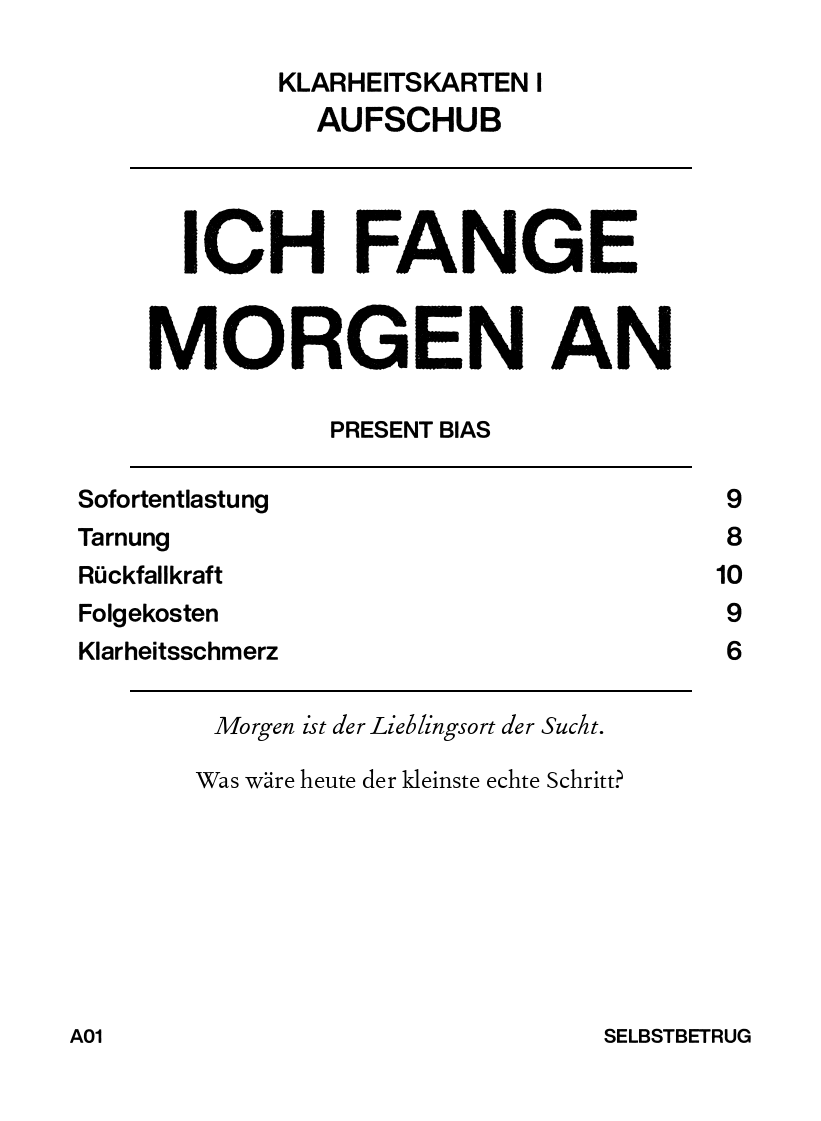
#> input picture klarheitskarten/03_exports/cards_front/A01.png, 821 x 1121 px; its folder holds only this picture in this run
$ python build_pdfs.py
#> lines starting #> are read from the running program, lines starting #| are printed output that depends on the picture
"""
Build print-ready outputs for Klarheitskarten:
- one combined multi-page PDF (one card per page, with bleed) for upload/preview
- one A4 proof sheet PDF (4 cards per A4 page, trim marks) for home printing & proofreading
"""
from pathlib import Path
from PIL import Image

ROOT = Path(__file__).resolve().parents[1]
EXPORTS = ROOT / "03_exports"
PROOF_DIR = EXPORTS / "proof_pdf"
PROOF_DIR.mkdir(parents=True, exist_ok=True)

DPI = 300
MM = DPI / 25.4

# Card with bleed = 69.5 x 94.9 mm = 821 x 1121 px
CARD_W = round(69.5 * MM)
CARD_H = round(94.9 * MM)

# A4 = 210 x 297 mm @ 300 DPI = 2480 x 3508
A4_W = round(210 * MM)
A4_H = round(297 * MM)


def collect_pages():
    pages = []
    cards_dir = EXPORTS / "cards_front"
    for p in sorted(cards_dir.glob("*.png")):
        pages.append(p)
    rules_dir = EXPORTS / "rules"
    for p in sorted(rules_dir.glob("*.png")):
        pages.append(p)
    back = EXPORTS / "backs" / "card_back.png"
    if back.exists():
        pages.append(back)
    return pages


def build_combined_pdf():
    pages = collect_pages()
    images = [Image.open(p).convert("RGB") for p in pages]
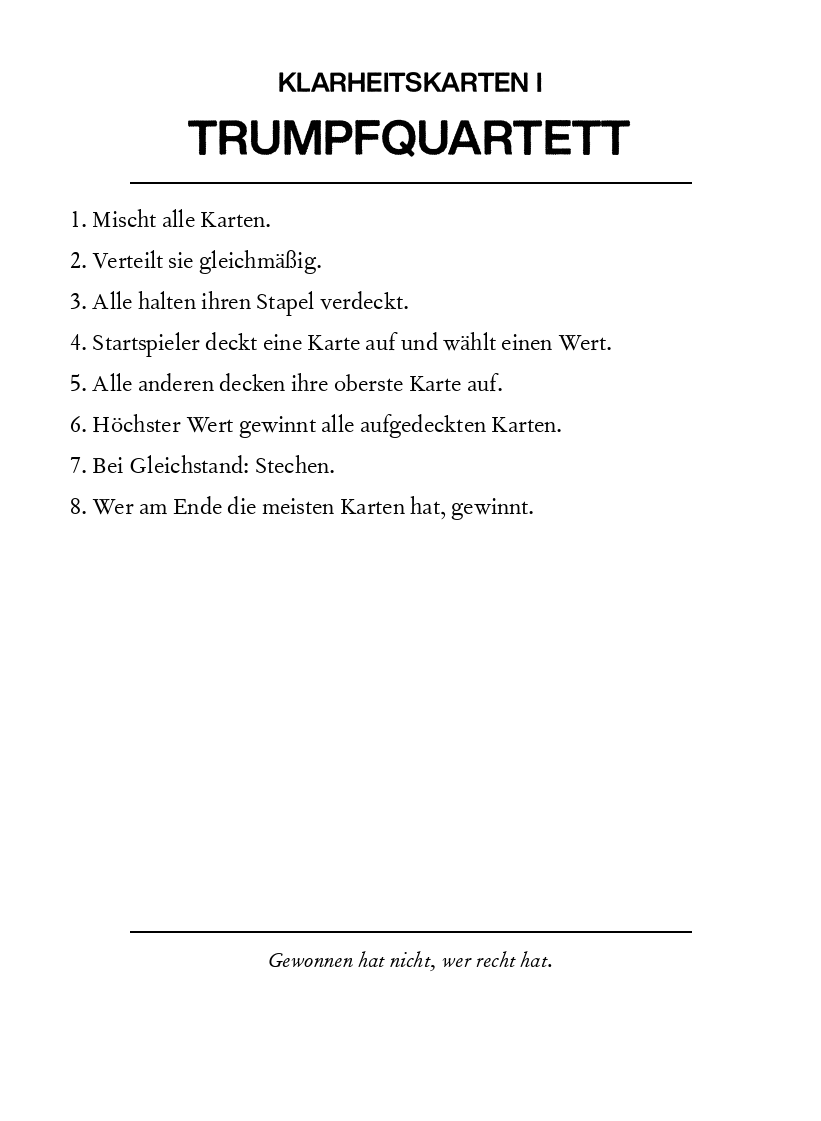
#> input picture klarheitskarten/03_exports/rules/R01_trumpfquartett.png, 821 x 1121 px
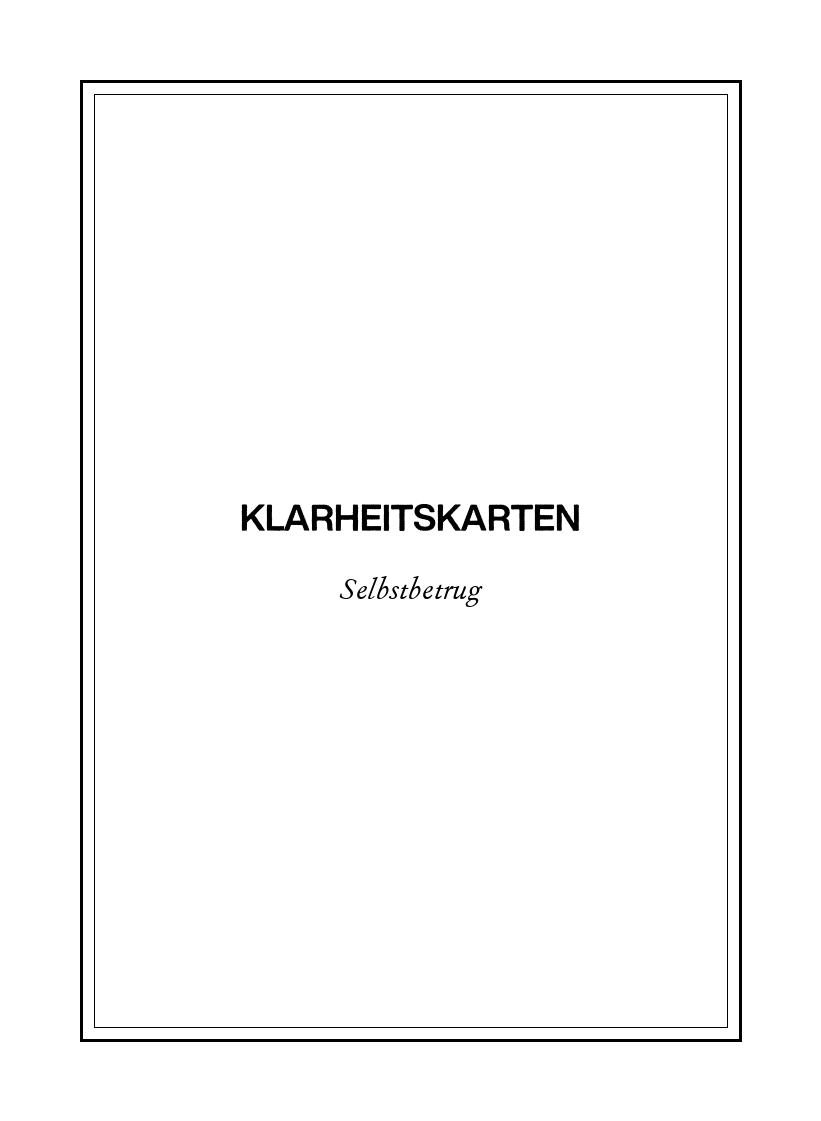
#> input picture klarheitskarten/03_exports/backs/card_back.png, 821 x 1121 px
#> images = 3 items
    out = PROOF_DIR / "klarheitskarten_all_pages.pdf"
    images[0].save(
        out,
        "PDF",
        resolution=DPI,
        save_all=True,
        append_images=images[1:],
    )
    print(f"  combined: {out.name} ({len(pages)} pages)")


def build_proof_sheets():
    """4 cards per A4 sheet, trimmed (no bleed), with hairline trim marks."""
    cards_dir = EXPORTS / "cards_front"
    cards = sorted(cards_dir.glob("*.png"))
    rules = sorted((EXPORTS / "rules").glob("*.png"))
    back = [(EXPORTS / "backs" / "card_back.png")]
    all_cards = cards + rules + back

    # Trim each card from bleed (3mm = ~36 px on each side)
    trim = round(3 * MM)
    trimmed = []
    for p in all_cards:
        img = Image.open(p).convert("RGB")
#> img is the input picture: PIL image 821x1121 RGB; min 0, max 255, mean 241.1
        cropped = img.crop((trim, trim, img.width - trim, img.height - trim))
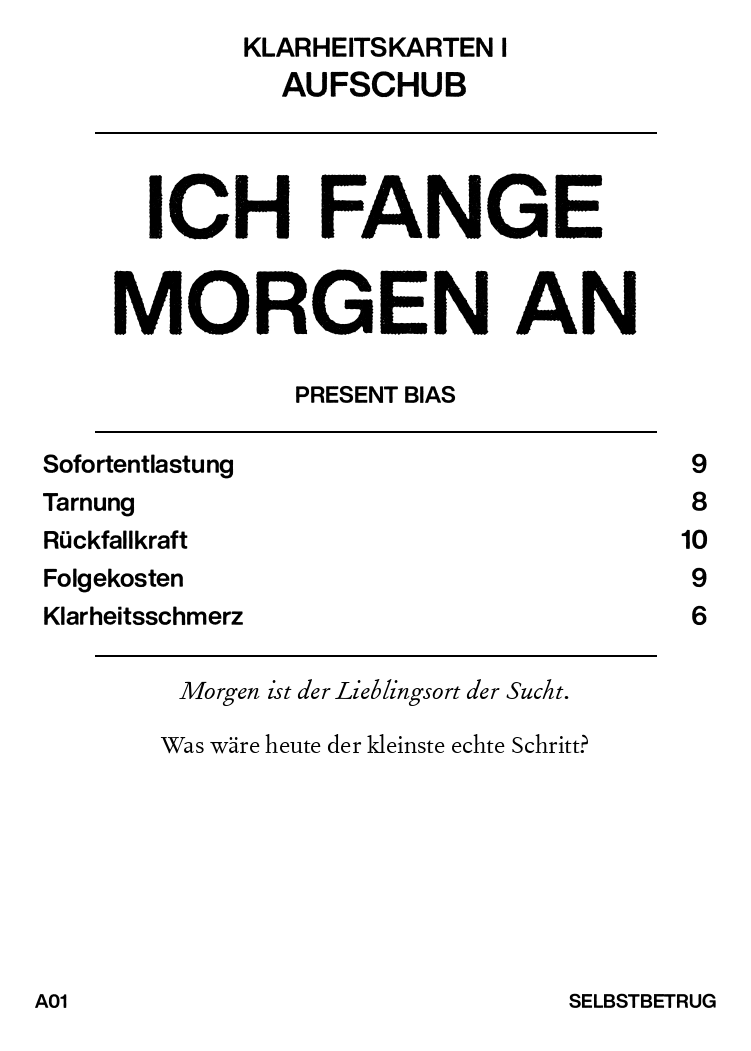
#> cropped: PIL image 751x1051 RGB; min 0, max 255, mean 238.8
        trimmed.append(cropped)

    # Each trimmed card is 750 x 1050 px (63.5 x 88.9 mm)
    # 4 per A4 in 2x2 grid, with margins for cutting
    margin_mm = 10
    gap_mm = 8
    margin_px = round(margin_mm * MM)
    gap_px = round(gap_mm * MM)

    # Verify it fits
    needed_w = 2 * 750 + gap_px + 2 * margin_px
    needed_h = 2 * 1050 + gap_px + 2 * margin_px
    if needed_w > A4_W or needed_h > A4_H:
        # Should still fit: 2*750+~94+~236=1830 vs 2480 OK; 2*1050+94+236=2430 vs 3508 OK
        pass

    sheets = []
    for i in range(0, len(trimmed), 4):
        sheet = Image.new("RGB", (A4_W, A4_H), "white")
        positions = [
            (margin_px, margin_px),
            (margin_px + 750 + gap_px, margin_px),
            (margin_px, margin_px + 1050 + gap_px),
            (margin_px + 750 + gap_px, margin_px + 1050 + gap_px),
        ]
        for j, pos in enumerate(positions):
            if i + j < len(trimmed):
                sheet.paste(trimmed[i + j], pos)
        # Add cut/trim marks (light gray hairlines around each card)
        from PIL import ImageDraw

        d = ImageDraw.Draw(sheet)
        for j, pos in enumerate(positions):
            if i + j >= len(trimmed):
                continue
            x, y = pos
            x2, y2 = x + 750, y + 1050
            mark = 30  # px
            d.line([(x - mark, y), (x - 4, y)], fill=(180, 180, 180), width=1)
            d.line([(x2 + 4, y), (x2 + mark, y)], fill=(180, 180, 180), width=1)
            d.line([(x - mark, y2), (x - 4, y2)], fill=(180, 180, 180), width=1)
            d.line([(x2 + 4, y2), (x2 + mark, y2)], fill=(180, 180, 180), width=1)
            d.line([(x, y - mark), (x, y - 4)], fill=(180, 180, 180), width=1)
            d.line([(x, y2 + 4), (x, y2 + mark)], fill=(180, 180, 180), width=1)
            d.line([(x2, y - mark), (x2, y - 4)], fill=(180, 180, 180), width=1)
            d.line([(x2, y2 + 4), (x2, y2 + mark)], fill=(180, 180, 180), width=1)

        sheets.append(sheet)
#> this loop made 1 pass
#> positions on pass 1: [(118, 118), (962, 118), (118, 1262), (962, 1262)]
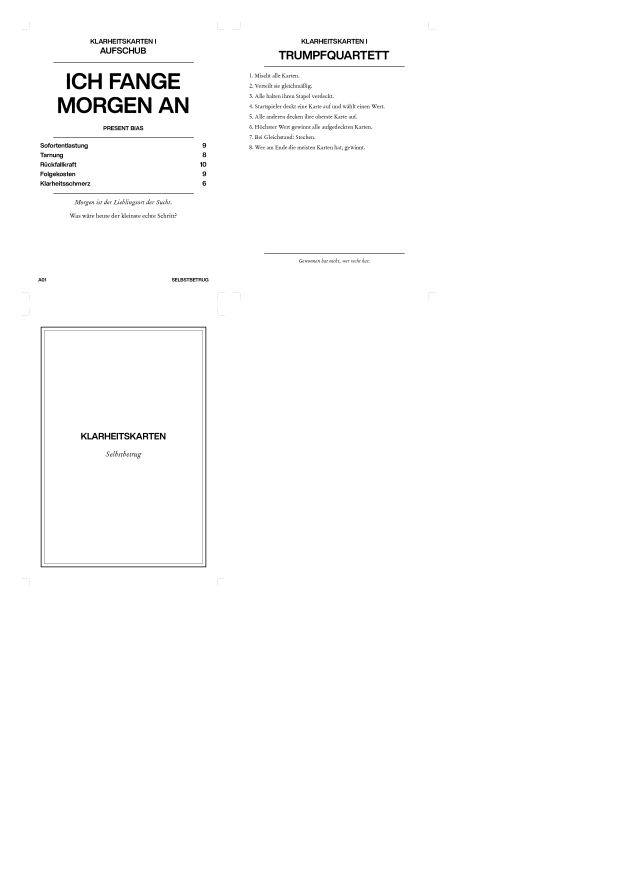
#> sheet: PIL image 2480x3508 RGB (shown at 1/4 size); min 0, max 255, mean 252.3
#> after the loop, sheets = 1 item

    out = PROOF_DIR / "klarheitskarten_a4_proof.pdf"
    sheets[0].save(
        out,
        "PDF",
        resolution=DPI,
        save_all=True,
        append_images=sheets[1:],
    )
    print(f"  proof A4: {out.name} ({len(sheets)} sheets)")
#|   proof A4: klarheitskarten_a4_proof.pdf (1 sheets)


if __name__ == "__main__":
    build_combined_pdf()
    build_proof_sheets()
